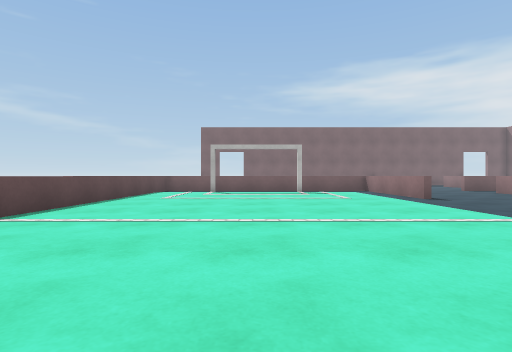
view 1 (above)

17 first-person views from a walk through a scene from a Unity 3-D project. The camera is 0.72 m above the floor, looks level and sees 80° across. The floor is counted in squares, 1 m on a side. Each view is taken from the middle of a square. On the plan, view 1 faces up. The plan holds only what a view shows up to about 10 squares ahead; the rest is blank. The place goes on beyond the plan. Surface patterns are stand-ins for the level's own textures.

view 2
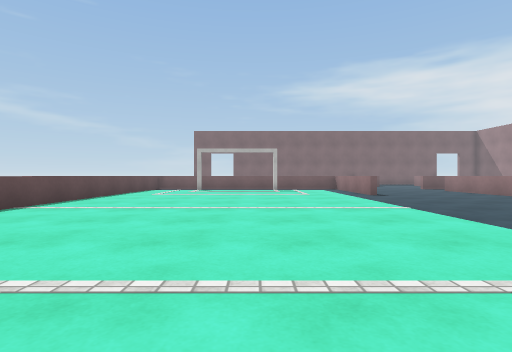

view 3
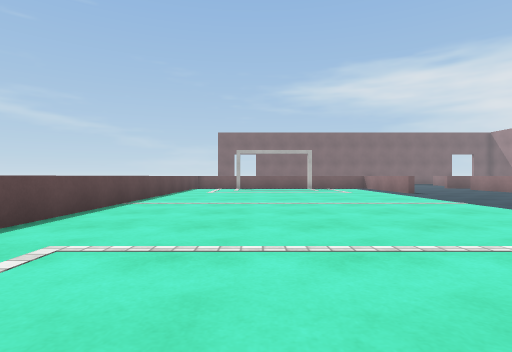

view 4
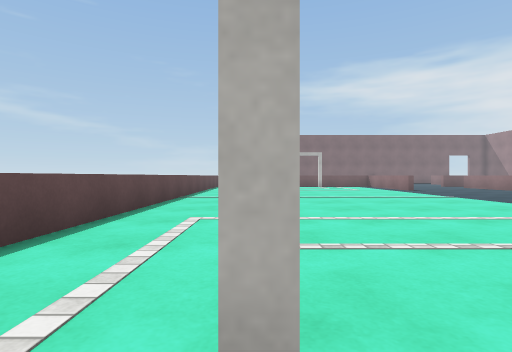

view 5
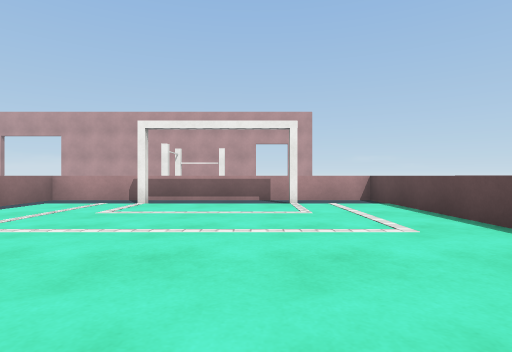

view 6
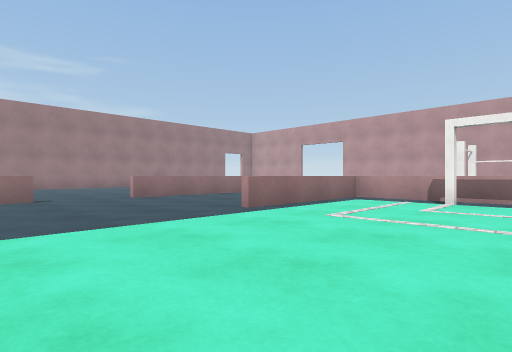

view 7
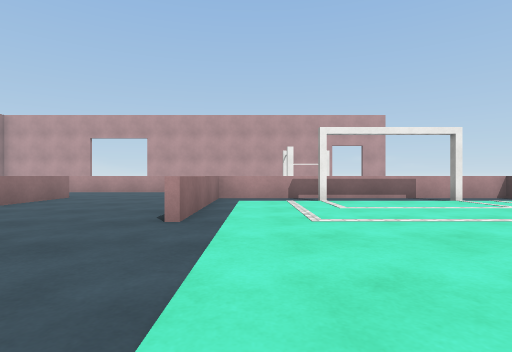

view 8
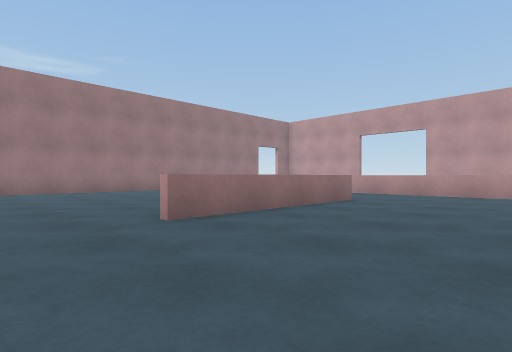

view 9
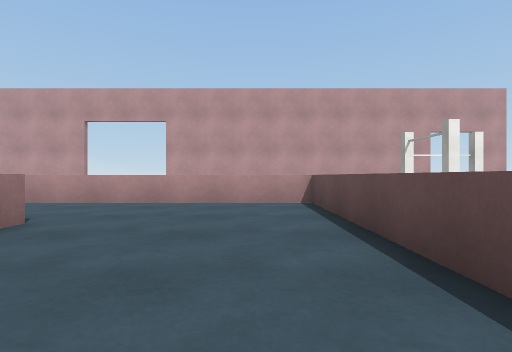

view 10
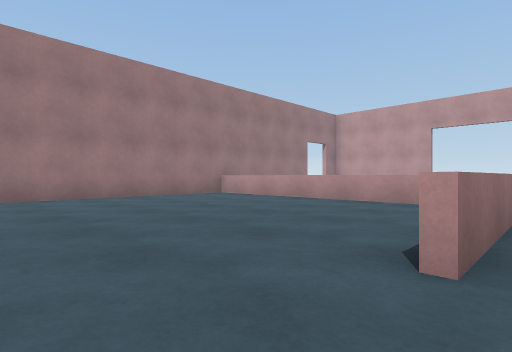

view 11
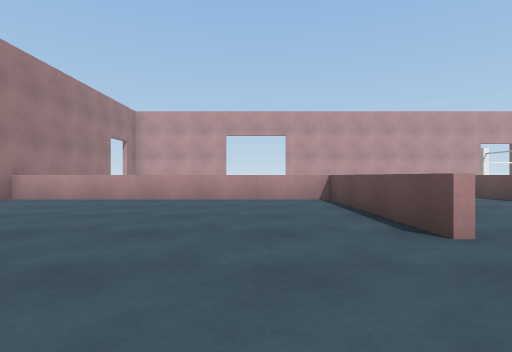

view 12
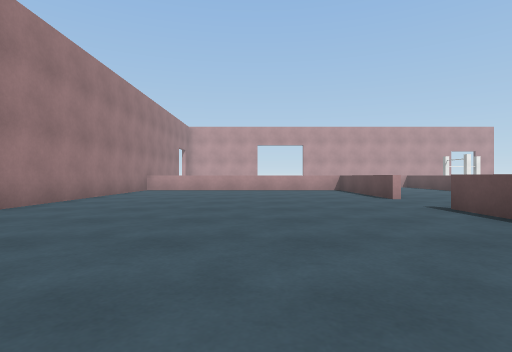

view 13
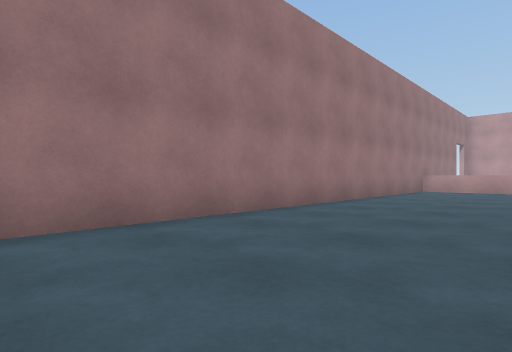

view 14
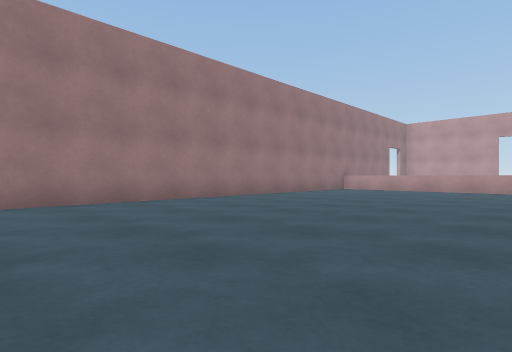

view 15
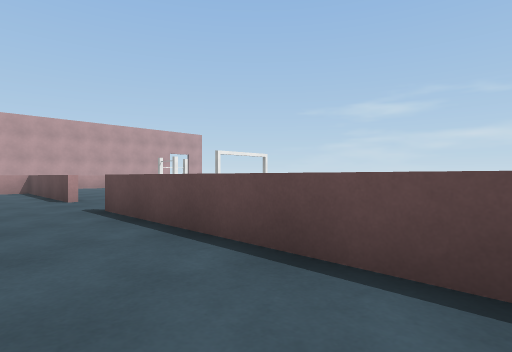

view 16
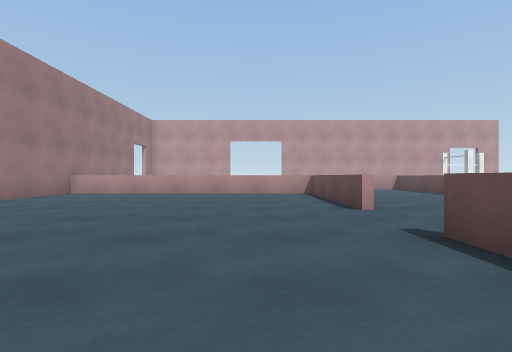

view 17
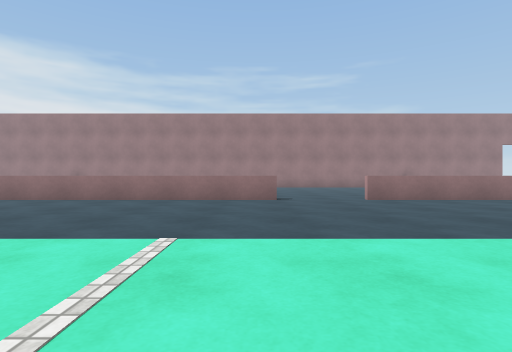

### Floor plan
Points are (right, up) in squares from view 1. A wall is a line through its corners. A room is listed if a view was taken in it or the views show most of it. See-through windows are left out.
Room 1 (views 1, 2, 3, 4, 5, 6, 7, 8, 9, 10, 17)
walls: (5.5, -2.8) (5.5, -9.2) (9.5, -9.2); (10.5, 3.2) (10.5, 10.5); (10.5, -5.6) (10.5, 0.6); (-4.5, 10) (-4.5, -5.4) (5.2, -5.4) (5.2, 0)
ways out: opening at (11, 2) to room 2; opening at (10.5, -7.5)
Room 2 (views 11, 12, 13, 14, 15, 16)
walls: (10.7, 0.6) (10.7, -5.4) (20.5, -5.4); (20.5, -3) (20.5, 9.6); (20.5, -6) (20.5, -4.9); (10.7, 9.9) (10.7, 3.2)
ways out: opening at (11, 2) to room 1

Where each view was taken, in squares from view 1:
view 1: 0 up, 0 right, facing up
view 2: 2 down, 1 right, facing up
view 3: 3 down, 1 left, facing up
view 4: 5 down, 2 left, facing up
view 5: 4 up, 1 left, facing down
view 6: 5 up, 0 right, facing down-right
view 7: 5 up, 4 right, facing down
view 8: 3 up, 6 right, facing down-right
view 9: 1 down, 7 right, facing down
view 10: 3 up, 10 right, facing down-right
view 11: 4 up, 13 right, facing down
view 12: 10 up, 15 right, facing down
view 13: 10 up, 16 right, facing down-right
view 14: 10 up, 12 right, facing down-right
view 15: 10 up, 13 right, facing down-left
view 16: 7 up, 13 right, facing down
view 17: 4 up, 1 right, facing right
